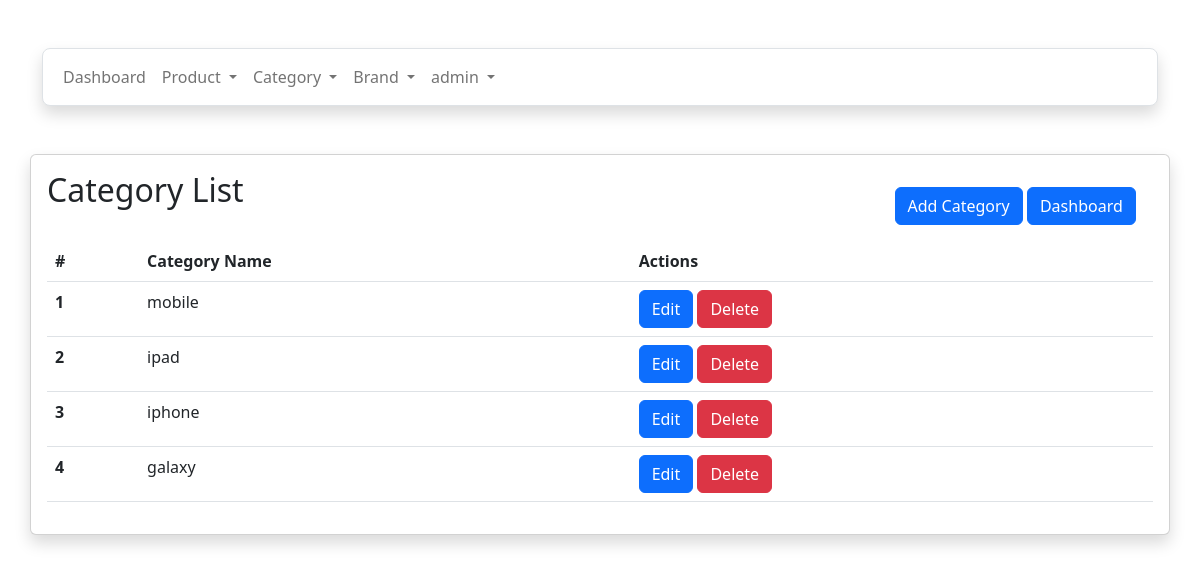
Screenshot of /category.php (signed in) with the database file from the repository.
### tables this page shows
CREATE TABLE `users` (
  `id` int(11) NOT NULL,
  `fullname` varchar(255) NOT NULL,
  `email` varchar(255) NOT NULL,
  `password` varchar(255) NOT NULL,
  `username` varchar(255) NOT NULL,
  `role` enum('admin','user') NOT NULL DEFAULT 'user'
);

CREATE TABLE `category` (
  `id` int(11) NOT NULL,
  `name` varchar(255) NOT NULL
);

### category.php (the view, shortened to what this page needs)
<?php
include './config.php';
?>
<!DOCTYPE html>
<html lang="en">
<head>
    <link rel="stylesheet" href="./assets/css/bootstrap.min.css">
</head>
<body>
<div class="container">
<?php include './navbar.php';?>
    <div class="row  mt-5 ">
        <div class="card p-3 col-12 shadow">
        <div class="row">
            <div class="col-9">
                <h2>Category List</h2>
            </div>
            <div class="col-3 text-right">
                <a href="./add_category.php" class="btn btn-primary my-3">Add Category</a>
                <a href="./dashboard.php" class="btn btn-primary my-3">Dashboard</a>
            </div>
        </div>
        <table class="table">
            <thead>
                <tr>
                <th scope="col">#</th>
                <th scope="col">Category Name</th>
                <th scope="col">Actions</th>
                </tr>
            </thead>
            <tbody>
            <?php
            $query = "SELECT * FROM category";
            $result = $conn->query($query);
            $a=1;
            if(mysqli_num_rows($result) > 0) {
            while($row = mysqli_fetch_assoc($result)) {
?>
                <tr>
                <th scope="row"><?php echo $a++; ?></th>
                <td><?php echo $row['name'];?></td>
                <td>
                    <a href="edit_category.php?id=<?php echo $row['id']; ?>" class="btn btn-primary">Edit</a>
                    <a href="category.php?id=<?php echo $row['id']; ?>" class="btn btn-danger">Delete</a>
                </td>
                </tr>
<?php
            }
            }else{?>
                <tr>
                    <td colspan="7" align="center">No category found.</td>
                </tr>
            <?php
            }
            ?>
            </tbody>
            </table>
        </div>
    </div>
</div>
</body>
</html>

### navbar.php (shortened to what this page needs)
<nav class="navbar navbar-expand-lg bg-white shadow border navbar-white  rounded-3 mt-5">
  <div class="container-fluid">
    <div class="collapse navbar-collapse" id="navbarNavDropdown">
      <ul class="navbar-nav">
        <li class="nav-item">
          <a class="nav-link" aria-current="page" href="./dashboard.php">Dashboard</a>
        </li>
        <li class="nav-item dropdown">
          <a class="nav-link dropdown-toggle" href="#" role="button" data-bs-toggle="dropdown" aria-expanded="false">
            Product
          </a>
        </li>
        <li class="nav-item dropdown">
          <a class="nav-link dropdown-toggle" href="#" role="button" data-bs-toggle="dropdown" aria-expanded="false">
            Category
          </a>
        </li>
        <li class="nav-item dropdown">
          <a class="nav-link dropdown-toggle" href="#" role="button" data-bs-toggle="dropdown" aria-expanded="false">
            Brand
          </a>
        </li>
        <li class="nav-item dropdown ">
          <a class="nav-link dropdown-toggle" href="#" role="button" data-bs-toggle="dropdown" aria-expanded="false">
            <?php
            $sql = "SELECT * FROM users WHERE username = '$_COOKIE[username]'";
            $result = $conn->query($sql);
            $row = $result->fetch_assoc();
            echo $row['fullname']; ?>
          </a>
        </li>
      </ul>
    </div>
  </div>
</nav>

### rows the page displays
users: fullname "admin"
category: name "mobile"
category: name "ipad"
category: name "iphone"
category: name "galaxy"
